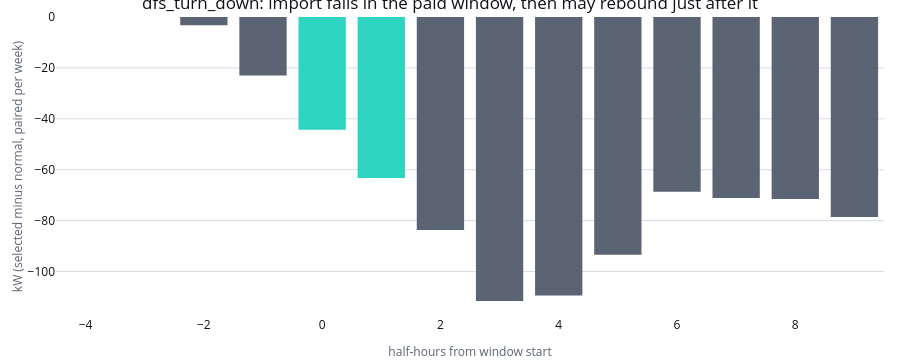

Notebook cell for this chart:
### Markdown cell above
## 3. Grid turn-down and turn-up requests

`dfs_turn_down` asks the fleet to reduce import for an hour, paid per MWh delivered against the
settlement baseline; `local_turn_up` asks zone B alone to import more, for two hours, also paid.
Neither changes a single price: `planner_adjustments` adds the payment straight into the smart
plan's ranking inside the window, for EVs in scope only, and only for plans made at or after the
request's notice instant (no plan is ever surprised by a request it could not have known).
`event_response_bands`' `difference` series (selected minus normal, paired inside each simulated
week) shows the shape: import falls inside the window and can **rebound** just after it, which the
contract reports rather than penalises.

### Code cell
turn_down = run_forecast_from_assumptions(
    START_LOCAL_DATE, values=VALUES, event_presets=["dfs_turn_down"]
)

request_figure = go.Figure()
diff = turn_down.event_response_bands.query(
    "series == 'difference' and metric == 'home_import_kw'"
).sort_values("relative_slot")
request_figure.add_trace(
    go.Bar(
        x=diff["relative_slot"],
        y=diff["p50"].round(2),
        marker_color=np.where(diff["in_window"], PATH_STYLES["selected"]["color"], "#5B6472"),
        name="Smart minus unmanaged import (P50)",
    )
)
request_figure.update_layout(
    title="dfs_turn_down: import falls in the paid window, then may rebound just after it",
    xaxis_title="half-hours from window start",
    yaxis_title="kW (selected minus normal, paired per week)",
    showlegend=False,
)
apply_notebook_style(request_figure, height=360)

### Figure 1 — Plotly figure (JSON) as saved in the notebook; plotly's stock layout.template omitted (floating-point values rounded to 4 significant figures)
{"data": [{"marker": {"color": ["#5B6472", "#5B6472", "#5B6472", "#5B6472", "#2DD4BF", "#2DD4BF", "#5B6472", "#5B6472", "#5B6472", "#5B6472", "#5B6472", "#5B6472", "#5B6472", "#5B6472"]}, "name": "Smart minus unmanaged import (P50)", "x": [-4, -3, -2, -1, 0, 1, 2, 3, 4, 5, 6, 7, 8, 9], "y": [0.0, 0.0, -3.28, -22.96, -44.26, -63.27, -83.68, -111.6, -109.5, -93.41, -68.7, -71.1, -71.48, -78.59], "type": "bar"}], "layout": {"title": {"text": "dfs_turn_down: import falls in the paid window, then may rebound just after it"}, "xaxis": {"title": {"text": "half-hours from window start"}}, "yaxis": {"title": {"text": "kW (selected minus normal, paired per week)"}}, "showlegend": false, "margin": {"b": 44}, "height": 360, "paper_bgcolor": "#FFFFFF", "plot_bgcolor": "#FFFFFF"}}
